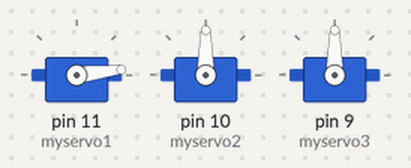
The sketch below on a simulated Arduino Uno, built with avr-gcc and run on an emulated ATmega328P. Parts: 3 × servo.

Above: at 0.05 s.
At 0.6 s:
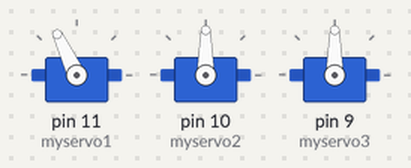
At 1.4 s:
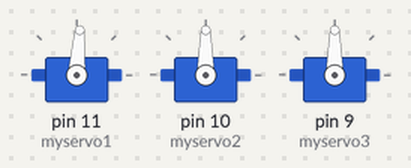
At 2.75 s:
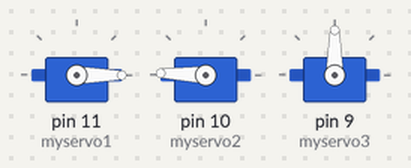
At 4.1 s:
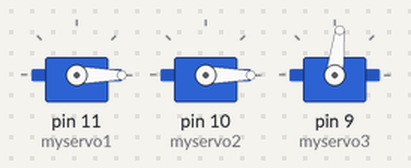
At 5.5 s:
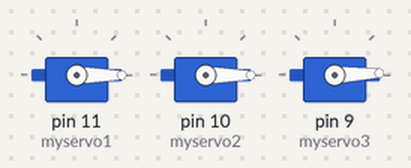
Timing chart, 0 to 7.2 s (numbered marks = the images above):
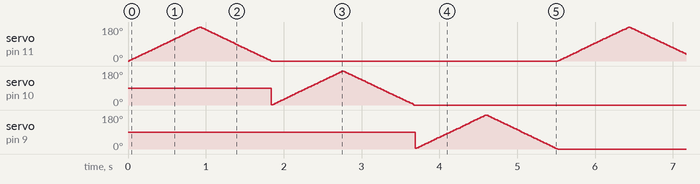

The sketch:

SERVO_TEST.ino
```cpp
#include <Servo.h>
Servo myservo1;
Servo myservo2;
Servo myservo3;
int pos1 = 0;
int pos2 = 0;
int pos3 = 0;
void setup()
{
  myservo1.attach(11);
  myservo2.attach(10);
  myservo3.attach(9);
}

void loop()
{
  for(pos1 = 0; pos1 <= 180; pos1 += 1)
  {
    myservo1.write(pos1);
    delay(5);
  }
  for(pos1 = 180; pos1>=0; pos1-=1)
  {
    myservo1.write(pos1);
    delay(5);
  }

    for(pos2 = 0; pos2 <= 180; pos2 += 1)
  {
    myservo2.write(pos2);
    delay(5);
  }
  for(pos2 = 180; pos2>=0; pos2-=1)
  {
    myservo2.write(pos2);
    delay(5);
  }

    for(pos3 = 0; pos3 <= 180; pos3 += 1)
  {
    myservo3.write(pos3);
    delay(5);
  }
  for(pos3 = 180; pos3>=0; pos3-=1)
  {
    myservo3.write(pos3);
    delay(5);
  }
}
```
